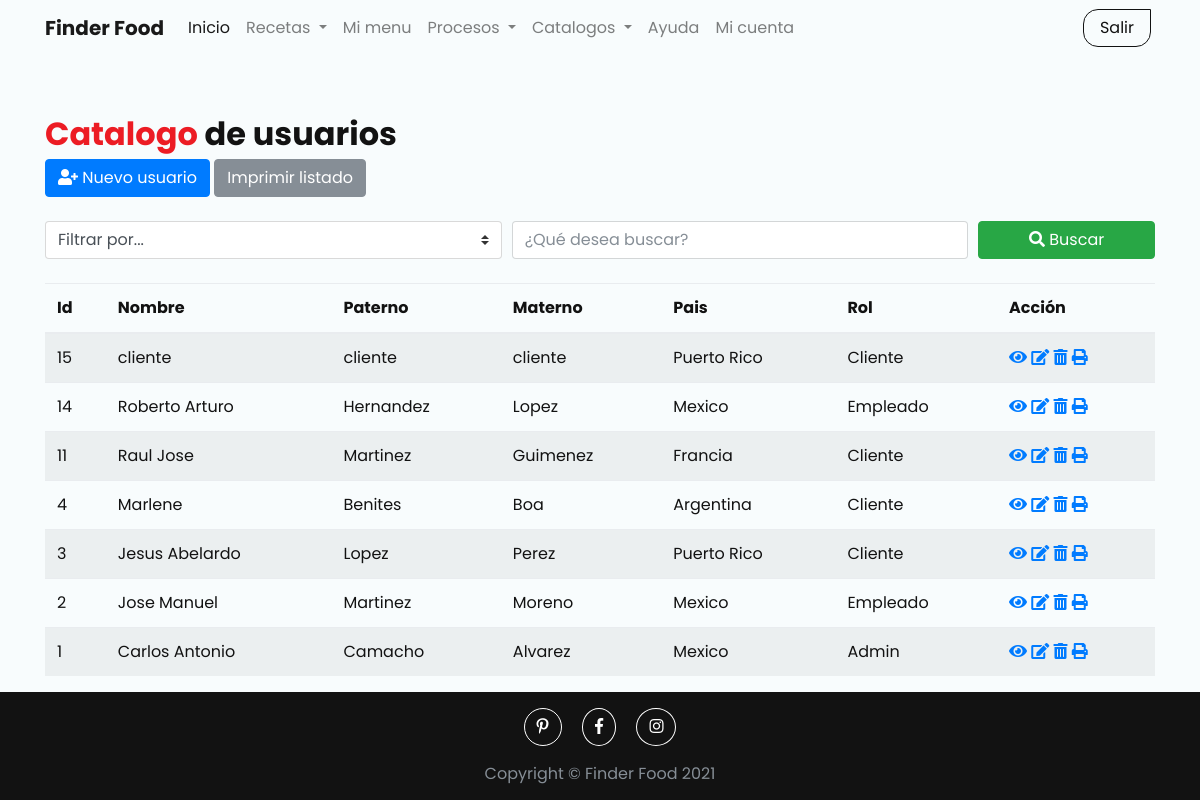
Page /?page=listado-usuarios (signed in) on the committed database.
### tables this page shows
CREATE TABLE `fin_usuarios` (
  `IdUsuario` int(11) NOT NULL AUTO_INCREMENT,
  `NombreUsuario` varchar(20) NOT NULL,
  `Paterno` varchar(20) NOT NULL,
  `Materno` varchar(20) NOT NULL,
  `Nacimiento` date NOT NULL,
  `Correo` varchar(100) NOT NULL,
  `Clave` varchar(100) NOT NULL,
  `FkPais` tinyint(2) NOT NULL,
  `FkRol` tinyint(1) NOT NULL,
  PRIMARY KEY (`IdUsuario`),
  KEY `FkPais` (`FkPais`),
  KEY `FkRole` (`FkRol`),
  CONSTRAINT `fin_usuarios_ibfk_1` FOREIGN KEY (`FkPais`) REFERENCES `cat_paises` (`IdPais`) ON UPDATE CASCADE,
  CONSTRAINT `fin_usuarios_ibfk_2` FOREIGN KEY (`FkRol`) REFERENCES `cat_roles` (`IdRol`) ON UPDATE CASCADE
);

### resources/class/class.connection.php (called while the page is built, shortened)
<?php
$db = Connection("finder_food");
function Connection($database,$usr="root",$pass=""){
    $obj= new DBObject("localhost:3306",$database,$usr,$pass);
    $obj->execute("set names utf8",array());
    return($obj);
}
class DBObject {
    private $conn;
    private $rs;
    private $mode;
    function __construct($host,$database,$usuario,$password=""){
        try{
            $this->conn = new PDO("mysql:host={$host};dbname={$database}", $usuario, $password);
       	    $this->conn->setAttribute(PDO::ATTR_ERRMODE, PDO::ERRMODE_EXCEPTION);
        } catch(PDOException $e){
            echo "ERROR: " . $e->getMessage();
        }
    }
    function fetchObject(){
        $this->mode = PDO::FETCH_OBJ;
    }
	function query($sql,$params=array())
	{
	    try {
           $this->rs = $this->conn->prepare($sql);
           $this->rs->execute($params);
           $this->rs->setFetchMode($this->mode);
           return($this->rs);
        }
        catch(Exception $e) {
           $this->showDebug($sql,$e);
        }
	}
	function recordSet($sql,$params=array())
	{
	    return($this->query($sql,$params));
	}
	function record($sql,$params=array(), $array=false)
	{
    	return ($this->next($this->rs));
	}
	function execute($sql,$params=array())
	{
	    try {
           $this->rs = $this->conn->prepare($sql);
           $this->rs->execute($params);
        }
        catch(Exception $e) {
           $this->showDebug($sql,$e);
        }
	}
	function next($rs)
	{
	    if($rs)
            return($rs->fetch());
        else
    		return($this->rs->fetch());
	}
}
?>

### models/model.usuario.php (called while the page is built, shortened)
<?php
require_once("model.base.php");
$usuario = new Usuario($db);
?>

### models/model.base.php (called while the page is built, shortened)
<?php
require_once($_SERVER["DOCUMENT_ROOT"] . "/proyecto/resources/class/class.connection.php");
class Model {
    public    $db;
    private   $view;
    private   $key;
    public    $data;
    public function __construct($db) {
        $this->db   = $db;
    }
    public function setView ($v) {$this->view =$v;}
    public function setKey  ($k) {$this->key  =$k;}
    public function getOne($id){
        $this->data=$this->db->record("SELECT * FROM {$this->view} WHERE {$this->key}=?",array($id));
    }
    public function getAll($order=""){
        if($order) $ord =" ORDER BY {$order}"; else $ord="";
        $this->data=$this->db->recordSet("SELECT * FROM {$this->view} {$ord}");
    }
    public function next(){
        return $this->db->next($this->data);
    }
}
?>

### views/user/admin/usuarios.php (the view, shortened to what this page needs)
<?php include $base_dir . "/models/model.usuario.php" ?>
<?php
    $usuario->getAll('IdUsuario DESC');
?>
<body class="d-flex flex-column h-100">
    <main role="main">
        <div class="container">
            <h2><b><span class="color-red">Catalogo</span> de usuarios</b></h2>
            <div class="mb-4">
                <a href="?page=form-create-usuario" class="btn btn-primary"><i class="fas fa-user-plus"></i> Nuevo usuario</a>
                <a href="?page=listado-usuarios-pdf" class="btn btn-secondary">Imprimir listado</a>
            </div>
            <div class="my-4">
                <form action="#">
                    <div class="form-row">
                        <div class="col-12 col-md-5 mb-3 mb-md-0">
                            <select class="form-control custom-select" id="pais">
                                <option disabled selected>Filtrar por...</option>
                            </select>
                        </div>
                        <div class="col-12 col-md-5 mb-3 mb-md-0">
                            <input type="text" class="form-control" id="filtro" placeholder="¿Qué desea buscar?">
                        </div>
                        <div class="col-12 col-md-2">
                            <button type="submit" class="btn btn-success btn-block"><i class="fas fa-search"></i> Buscar</button>
                        </div>
                    </div>
                </form>
            </div>
            <div class="table-responsive">
                <table class="table table-striped table-hover">
                    <thead>
                        <tr>
                            <th>Id</th>
                            <th>Nombre</th>
                            <th>Paterno</th>
                            <th>Materno</th>
                            <th>Pais</th>
                            <th>Rol</th>
                            <th>Acción</th>
                        </tr>
                    </thead>
                    <tbody>
                        <?php while($row = $usuario->next()): ?>
                        <tr>
                            <td><?= $row->IdUsuario ?></td>
                            <td><?= $row->NombreUsuario ?></td>
                            <td><?= $row->Paterno ?></td>
                            <td><?= $row->Materno ?></td>
                            <td><?= $row->Pais ?></td>
                            <td><?= $row->Rol ?></td>
                            <td>
                                <a href="?page=ver-usuario&id=<?= $row->IdUsuario ?>"><i class="fas fa-eye" data-toggle="tooltip" title="Ver"></i></a>
                                <a href="?page=form-edit-usuario&id=<?= $row->IdUsuario ?>"><i class="fas fa-edit" data-toggle="tooltip" title="Editar"></i></a>
                                <a href="<?= $row->IdUsuario ?>" data-toggle="modal" data-target="#confirm-delete" data-toggle="tooltip" title="Eliminar"><i class="fas fa-trash-alt"></i></a>
                                <a href="?page=formato-usuario-pdf&id=<?= $row->IdUsuario ?>"><i
                                    class="fas  fa-print" data-toggle="tooltip" title="Imprimir"></i></a>
                            </td>
                        </tr>
                        <?php endwhile; ?>
                    </tbody>
                </table>
            </div>
        </div>
    </main>
    <footer class="footer mt-auto py-3">
        <div class="container">
            <div class="text-center">
                <div class="mb-3">
                    <a href="#" class="btn btn-outline-white mx-2 rounded-circle"><i class="fab fa-pinterest-p"></i></a>
                    <a href="#" class="btn btn-outline-white mx-2 rounded-circle"><i class="fab fa-facebook-f"></i></a>
                    <a href="#" class="btn btn-outline-white mx-2 rounded-circle"><i class="fab fa-instagram"></i></a>
                </div>
                <span class="text-muted">Copyright &copy; Finder Food 2021</span>
            </div>
        </div>
    </footer>
</body>
</html>

### resources/css/style.css (style rules this page uses)
html, body { background-color: #F8FCFD; color: #121212; font-family: 'Poppins', sans-serif; }
.color-red { color: #ec1c24; }
.btn-outline-white { color: #ffff; background-color: transparent; border: 1px solid #ffff; cursor: pointer; }

### rows in the picture
fin_usuarios: IdUsuario "15", NombreUsuario "cliente", Paterno "cliente", Materno "cliente", Pais "Puerto Rico", Rol "Cliente"
fin_usuarios: IdUsuario "14", NombreUsuario "Roberto Arturo", Paterno "Hernandez", Materno "Lopez", Pais "Mexico", Rol "Empleado"
fin_usuarios: IdUsuario "11", NombreUsuario "Raul Jose", Paterno "Martinez", Materno "Guimenez", Pais "Francia", Rol "Cliente"
fin_usuarios: IdUsuario "4", NombreUsuario "Marlene", Paterno "Benites", Materno "Boa", Pais "Argentina", Rol "Cliente"
fin_usuarios: IdUsuario "3", NombreUsuario "Jesus Abelardo", Paterno "Lopez", Materno "Perez", Pais "Puerto Rico", Rol "Cliente"
fin_usuarios: IdUsuario "2", NombreUsuario "Jose Manuel", Paterno "Martinez", Materno "Moreno", Pais "Mexico", Rol "Empleado"
fin_usuarios: IdUsuario "1", NombreUsuario "Carlos Antonio", Paterno "Camacho", Materno "Alvarez", Pais "Mexico", Rol "Admin"
